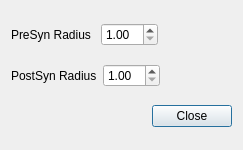
<?xml version="1.0" encoding="UTF-8"?>
<ui version="4.0">
 <class>ZSynapsePropertyDialog</class>
 <widget class="QDialog" name="ZSynapsePropertyDialog">
  <property name="geometry">
   <rect>
    <x>0</x>
    <y>0</y>
    <width>243</width>
    <height>150</height>
   </rect>
  </property>
  <property name="windowTitle">
   <string>Default Settings for Synapse Display</string>
  </property>
  <layout class="QVBoxLayout" name="verticalLayout">
   <item>
    <layout class="QHBoxLayout" name="horizontalLayout">
     <item>
      <widget class="QLabel" name="label">
       <property name="text">
        <string>PreSyn Radius </string>
       </property>
      </widget>
     </item>
     <item>
      <widget class="QDoubleSpinBox" name="preSynRadiusDoubleSpinBox">
       <property name="minimum">
        <double>1.000000000000000</double>
       </property>
      </widget>
     </item>
     <item>
      <spacer name="horizontalSpacer">
       <property name="orientation">
        <enum>Qt::Horizontal</enum>
       </property>
       <property name="sizeHint" stdset="0">
        <size>
         <width>40</width>
         <height>20</height>
        </size>
       </property>
      </spacer>
     </item>
    </layout>
   </item>
   <item>
    <layout class="QHBoxLayout" name="horizontalLayout_2">
     <item>
      <widget class="QLabel" name="label_2">
       <property name="text">
        <string>PostSyn Radius</string>
       </property>
      </widget>
     </item>
     <item>
      <widget class="QDoubleSpinBox" name="postSynRadiusDoubleSpinBox">
       <property name="minimum">
        <double>1.000000000000000</double>
       </property>
      </widget>
     </item>
     <item>
      <spacer name="horizontalSpacer_2">
       <property name="orientation">
        <enum>Qt::Horizontal</enum>
       </property>
       <property name="sizeHint" stdset="0">
        <size>
         <width>40</width>
         <height>20</height>
        </size>
       </property>
      </spacer>
     </item>
    </layout>
   </item>
   <item>
    <widget class="QDialogButtonBox" name="buttonBox">
     <property name="orientation">
      <enum>Qt::Horizontal</enum>
     </property>
     <property name="standardButtons">
      <set>QDialogButtonBox::Close</set>
     </property>
    </widget>
   </item>
  </layout>
 </widget>
 <resources/>
 <connections>
  <connection>
   <sender>buttonBox</sender>
   <signal>accepted()</signal>
   <receiver>ZSynapsePropertyDialog</receiver>
   <slot>accept()</slot>
   <hints>
    <hint type="sourcelabel">
     <x>248</x>
     <y>254</y>
    </hint>
    <hint type="destinationlabel">
     <x>157</x>
     <y>274</y>
    </hint>
   </hints>
  </connection>
  <connection>
   <sender>buttonBox</sender>
   <signal>rejected()</signal>
   <receiver>ZSynapsePropertyDialog</receiver>
   <slot>reject()</slot>
   <hints>
    <hint type="sourcelabel">
     <x>316</x>
     <y>260</y>
    </hint>
    <hint type="destinationlabel">
     <x>286</x>
     <y>274</y>
    </hint>
   </hints>
  </connection>
 </connections>
</ui>
